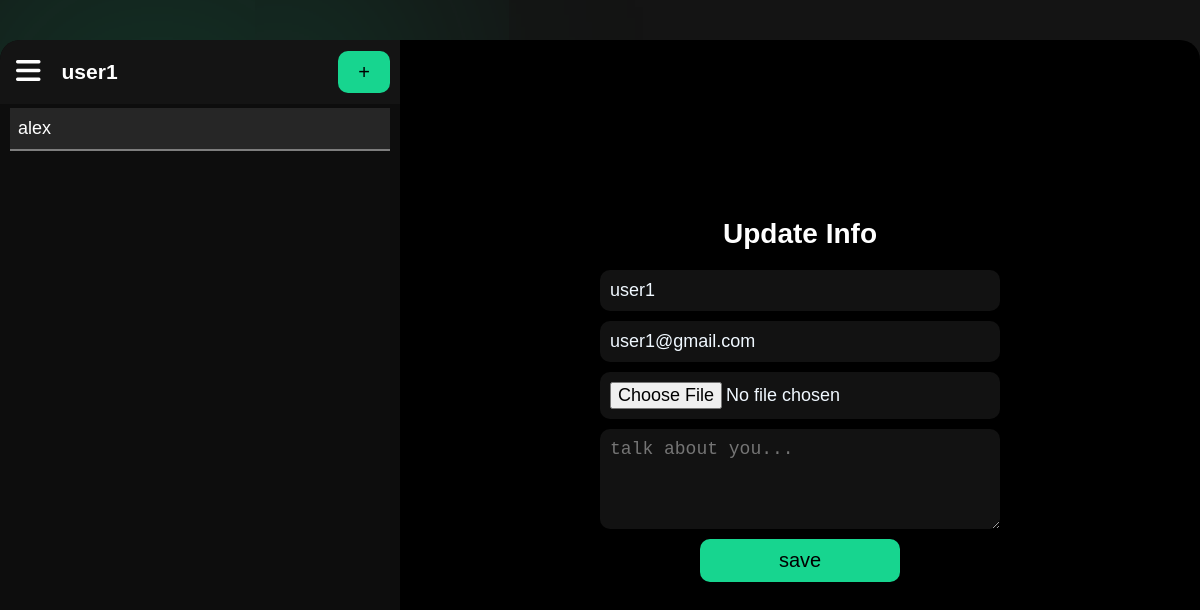
The app's page /settings (signed in), older data.
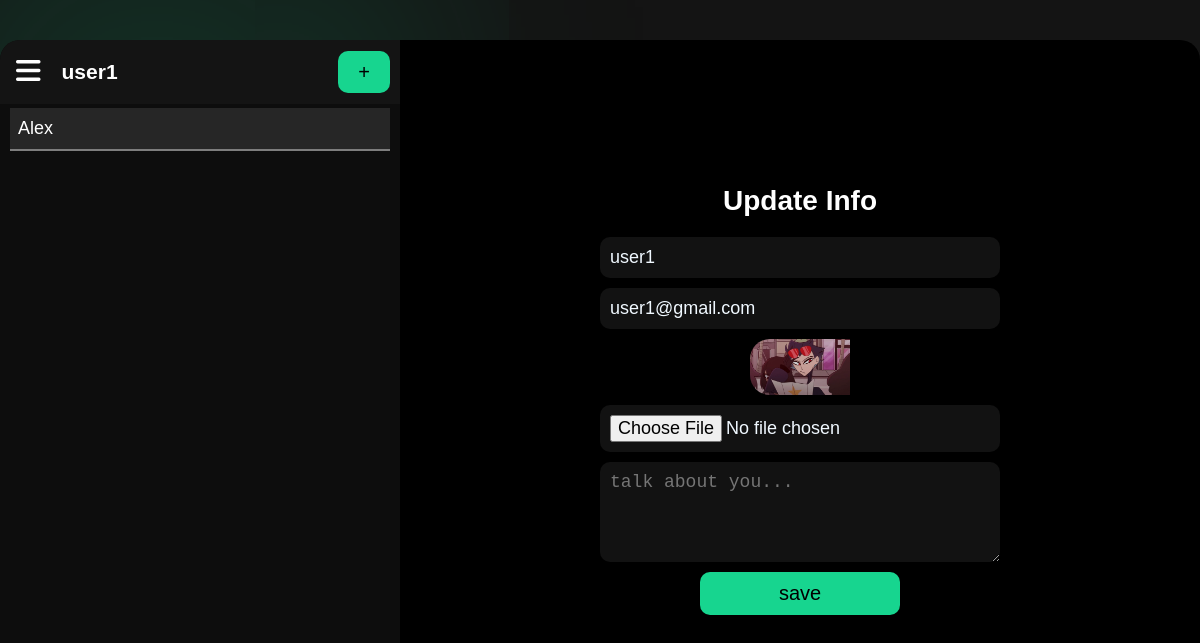
The same page, newer data.
### base/models.py (models this page shows, shortened)
class Chat(models.Model):
   user1 = models.ForeignKey(User, on_delete=models.CASCADE, related_name='user1')
   user2 = models.ForeignKey(User, on_delete=models.CASCADE, related_name='user2')
   slug = models.CharField(max_length=100, unique=True)

class Profile(models.Model):
   user = models.ForeignKey(User, on_delete=models.CASCADE, related_name='user')
   image = models.ImageField(upload_to='profile',
                             validators=[FileExtensionValidator(allowed_extensions=['jpg', 'png', 'svg', 'gif'])],
                             default='/profile/default_profile.jpg')
   about = models.TextField(blank=True, max_length=100)
   blocked_users = models.ManyToManyField(User, blank=True, related_name='blocked_users')

### base/views/user.py (the view, shortened to what this page needs)
# urls.py: path('settings', user.settings, name='settings'),
@login_required(login_url='base:sign-in')
def settings(request):
   type = 'settings'
   user = User.objects.get(id=request.user.id)
   profile = Profile.objects.get(user=user)
   chats = Chat.objects.filter(Q(user1 =request.user) | Q(user2=request.user))
   context = {
      'type': type,
      'chats': chats,
      'profile': profile,
   }
   return render(request, 'base/Chat.html', context)

### base/templates/base/Chat.html (shortened to what this page needs)
{% include 'main.html' %}
{% load static  %}
{% block title %}
<link rel="stylesheet" href="{% static 'css/auth.css' %}">
<link rel="stylesheet" href="{% static 'css/chat.css' %}">
{% endblock title %}
{% block content %}
<div class="pre__form">
   <div class="form">
      <div class="form__left">
         <div class="form__left__header">
            <div class="header__left">
               <div class="icon show__menu" >
                  <i class="fa-solid fa-bars"></i>
               </div>
               <h3>{{request.user.username}}</h3>
            </div>
            <div class="header__center">
              <a href="{% url 'base:create-chat' %}" class="btn">+ </a>
            </div>
         </div>
         <div class="form__left__chats">
            {% for chat in chats %}
            <a
               class="chat"
               href="{% url 'base:chat' chat.slug %}"
            >
               {% if request.user == chat.user1 %}
               {{ chat.user2.username }}
               {% else %}
               {{ chat.user1.username }}
               {% endif %}
            </a>
            {% endfor %}
         </div>
      </div>
      <div class="form__right">
         {% if type == 'create' %}
            <form action="" method="POST" class="create_new_chate">
               {% csrf_token %}
               <input
                  type="email"
                  name="email"
                  placeholder="Enter user email..."
                  required>
               <button class="btn" type="submit">Create<button>
            </form>
        {% elif type == 'settings' %}
         <form method='POST' enctype="multipart/form-data">
            <h2>Update Info</h2>
            <input
               type="text"
               name="username"
               placeholder="Enter your username..."
               value = "{{ request.user.username }}"
               required />
            <input
               type="text"
               name="email"
               placeholder="Enter your email..."
               value = "{{ request.user.email }}"
               required />
            {% if profile.image  %}
               <img src="static/media/{{profile.image}}"  alt="{{profile.image}}" class="profile__image">
            {% endif %}
            <input
               type = "file"
               name="image"
             />
             <textarea
               name="about"
               placeholder="talk about you...">{{profile.about}}</textarea>
            <button class='btn'>save</button>
         </form>
         {% endif %}
      </div>
   </div>
</div>
{% endblock content %}

### templates/main.html (shortened to what this page needs)
<!DOCTYPE html>
<html lang="en">
   {% load static %}
<head>
   <link rel="stylesheet" href="{% static 'css/main.css' %}">
</head>
<body>
</body>
</html>

### static/css/main.css (style rules this page uses)
* { box-sizing: border-box; padding: 0; margin: 0; text-decoration: none; outline: none; background-color: transparent; border: none; }
body { background-color: #141414; color: white; font-family: 'Franklin Gothic Medium', 'Arial Narrow', Arial, sans-serif; overflow: hidden; font-size: 18px; position: relative; }
body::after { display: block; content: ''; width: 0px; height: 0px; background-color: rgba(23, 213, 143, 0.07); box-shadow: 0 0 250px 250px rgba(23, 213, 143, 0.15); border-radius: 100%; position: absolute; top: 20%; left: 15%; z-index: -10; }
body::before { display: block; content: ''; width: 0px; height: 0px; background-color: rgba(254,254,254,.1); box-shadow: 0 0 200px 150px rgba(254,254,254,.15); border-radius: 100%; position: absolute; bottom: 5%; right: 10%; z-index: -10; }
.btn { background-color: #17D58F; color: black; font-size: 20px; width: 100%; max-width: 200px; padding: 10px 20px; font-family: 'Franklin Gothic Medium', 'Arial Narrow', Arial, sans-serif; border-radius: 10px; cursor: pointer; transition: all .3s ease-in-out; }
input, textarea { padding:10px 10px; background-color: rgb(254,254,254,.07); color: aliceblue; font-size: 18px; border-radius: 10px; max-width: 400px; width: 100%; transition: all .3s ease-in-out; }
textarea { max-width: 400px; max-height: 150px; min-height: 100px; }
.profile__image { object-fit: cover; width: 100%; max-width: 100px; height: 100%; max-height: 100px; border-radius: 10px; }

### static/css/auth.css (style rules this page uses)
.pre__form { display: flex; justify-content: center; align-items: center; flex-direction: column; width: 100%; min-height: 100vh; height: 100%; }
.form { display: flex; justify-content: center; align-items: center; width: 100%; max-width: 800px; background-color: black; border-radius: 20px; }
.form img { width: 50%; max-height: 90vh; border-radius: 20px 0 0 20px; filter: brightness(80%); }
.form form { display: flex; justify-content: center; align-items: center; width: 50%; flex-direction: column; gap: 10px; padding: 3% 5%; }
.form form h2 { margin-bottom: 10px; font-size: 28px; }

### static/css/chat.css (style rules this page uses)
.form { min-height: 90vh; max-height: 90vh; max-width: 1200px; }
.form__left { width: 100%; max-width: 400px; background-color: rgb(254,254,254,.05); min-height: 90vh; height: 100%; display: flex; justify-content: start; align-items: center; flex-direction: column; border-radius: 20px 0 0 20px; }
.form__left__header { padding: 10px; display: flex; justify-content: space-between; align-items: center; width: 100%; gap: 10px; background-color: #141414; border-radius: 20px 0 0 0 ; }
.form__left__chats { display: flex; justify-content: start; align-items: start; flex-direction: column; width: 100%; padding: 4px 10px; }
.chat { width: 100%; padding: 10px 8px; border-bottom: 2px solid rgb(254,254,254,.4); background-color: rgb(254,254,254,.1); cursor: pointer; width: 100%; transition: all .3s linear; color: white; }
.header__left { display: flex; justify-content: center; align-items: center; gap: 15px; }
.header__left .icon { font-size: 28px; }
.form form { width: 100%; }
.form__right { width: 100%; }
.icon { color: white; transition: all .3s linear; padding: 6px; border-radius: 100%; cursor: pointer; }

Row changes from the older to the newer data that the page shows:
removed Chat: user1.username "alex"
added Chat: user2.username "Alex"
now on this page (row edited): Profile: image (picture)
